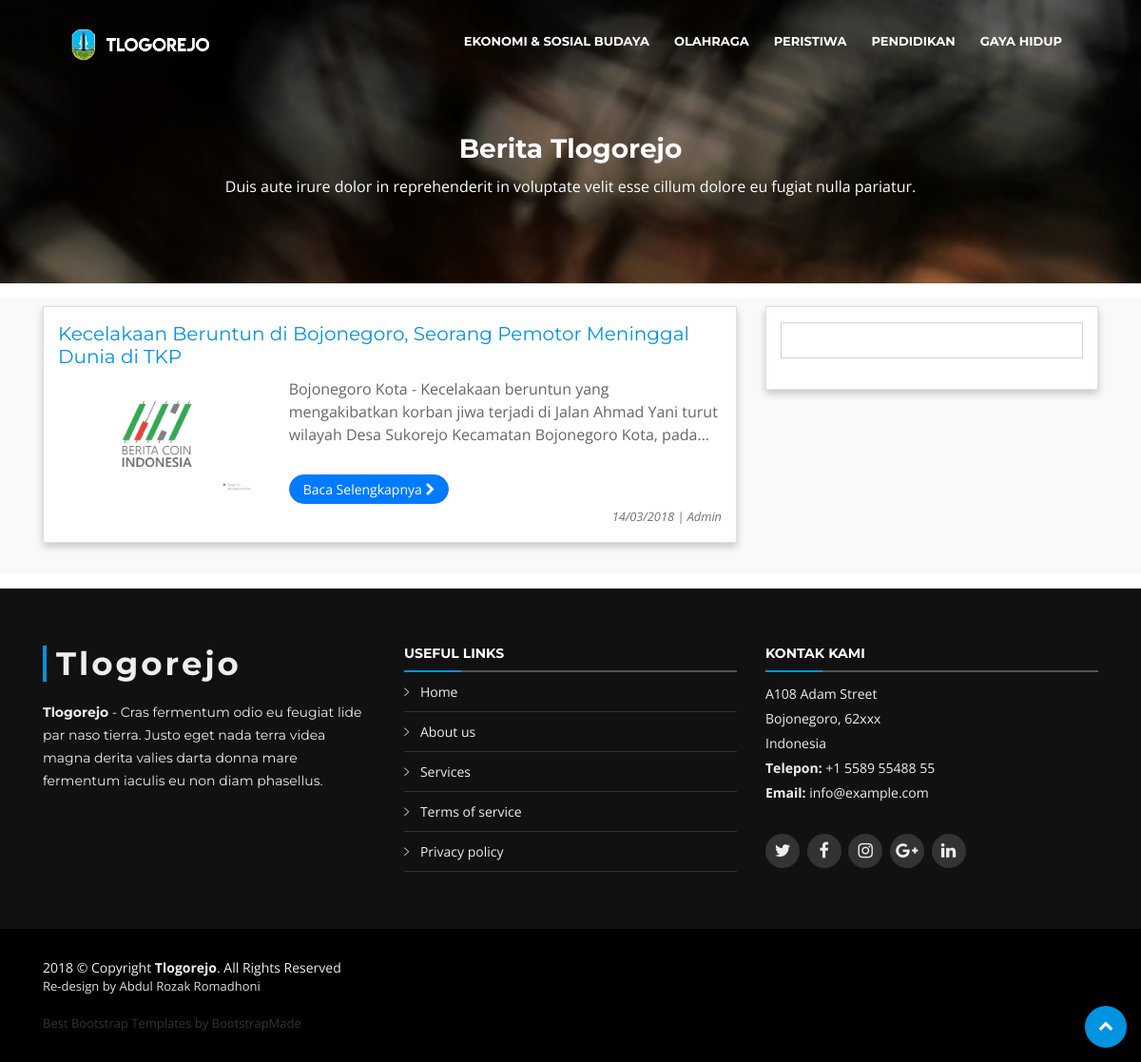
The app's page /berita/category/peristiwa with its own data.
### tables this page shows
CREATE TABLE `artikel_kategori` (
  `kategori_id` int(11) NOT NULL,
  `kategori_nama` varchar(200) DEFAULT NULL,
  `kategori_slug` varchar(200) NOT NULL,
  `kategori_status` varchar(200) DEFAULT NULL,
  `kategori_log_time` datetime DEFAULT NULL
);

CREATE TABLE `artikel_post` (
  `artikel_id` int(11) NOT NULL,
  `artikel_judul` varchar(200) DEFAULT NULL,
  `artikel_slug` varchar(200) NOT NULL,
  `artikel_isi` text,
  `artikel_tanggal` varchar(200) DEFAULT NULL,
  `artikel_image` varchar(200) DEFAULT NULL,
  `artikel_author` varchar(200) DEFAULT NULL,
  `artikel_kategori` varchar(200) DEFAULT NULL,
  `artikel_status` int(11) DEFAULT NULL,
  `artikel_komentar` int(11) DEFAULT NULL,
  `artikel_soft_delete` int(11) NOT NULL,
  `artikel_log_time` datetime DEFAULT NULL
);

### application/libraries/Template.php (called while the page is built)
<?php if ( ! defined('BASEPATH')) exit('No direct script access allowed');
class Template {
		var $template_data = array();
		function set($name, $value)
		{
			$this->template_data[$name] = $value;
		}
		function load($template = '', $view = '' , $view_data = array(), $return = FALSE)
		{
			$this->CI =& get_instance();
			$this->set('contents', $this->CI->load->view($view, $view_data, TRUE));
			return $this->CI->load->view($template, $this->template_data, $return);
		}
}

### application/modules/berita/controllers/Berita.php (called while the page is built, shortened)
<?php if ( ! defined('BASEPATH')) exit('No direct script access allowed');
class Berita extends MY_Controller {
	public function category($slug = NULL) {
		$data['kategori'] = $this->M_kategori->get_kategori();
		$data['berita_kategori'] = $this->M_berita->get_artikel_by_kategori($slug);
		$this->template->load('homepage_template', 'berita_kategori_view', $data);
	}
}

### index.php (called while the page is built, shortened)
<?php
require_once BASEPATH.'core/CodeIgniter.php';

### application/modules/berita/models/M_berita.php (called while the page is built, shortened)
<?php
class M_berita extends CI_Model
{
	function get_artikel_by_kategori($slug = FALSE) {
		$query = $this->db->query("
			SELECT * FROM artikel_post JOIN artikel_kategori
			ON artikel_kategori.kategori_id = artikel_post.artikel_kategori
			WHERE artikel_kategori.kategori_slug = '$slug'
			");
		return $query->result();
	}
}

### application/modules/admin/models/M_kategori.php (called while the page is built, shortened)
<?php
class M_kategori extends CI_Model {
	var $table = 'artikel_kategori';
	function get_kategori($slug = FALSE) {
		if($slug === FALSE) {
			$query = $this->db->get($this->table);
			return $query->result();
		}
		$query = $this->db->get_where($this->table, array('kategori_slug' => $slug));
		return $query->result();
	}
}

### application/views/homepage_template.php (the view, shortened to what this page needs)
<!DOCTYPE html>
<html lang="en">
<head>
  <link href="<?php echo base_url('assets')?>/lib/bootstrap/css/bootstrap.min.css" rel="stylesheet">
  <link href="<?php echo base_url('assets')?>/lib/font-awesome/css/font-awesome.min.css" rel="stylesheet">
  <link href="<?php echo base_url('assets')?>/lib/animate/animate.min.css" rel="stylesheet">
  <link href="<?php echo base_url('assets')?>/lib/ionicons/css/ionicons.min.css" rel="stylesheet">
  <link href="<?php echo base_url('assets')?>/lib/owlcarousel/assets/owl.carousel.min.css" rel="stylesheet">
  <link href="<?php echo base_url('assets')?>/lib/lightbox/css/lightbox.min.css" rel="stylesheet">
  <link href="<?php echo base_url('assets')?>/custom/homepage-style.css" rel="stylesheet">
  <link href="<?php echo base_url('assets')?>/custom/homepage-custom-style.css" rel="stylesheet">
</head>
<body>
  <header id="header">
    <div class="container-fluid">
      <div id="logo" class="pull-left">
        <a href="<?php echo site_url('homepage') ?>"><img src="<?php echo base_url('assets')?>/img/tlogorejo-dua.png" alt="" title="" />
        </a>
      </div>
      <nav id="nav-menu-container">
        <ul class="nav-menu">
        <?php $url = $this->uri->uri_string(); if(($url == 'homepage') || ($url == '')){ ?>
          <li><a href="#intro">Beranda</a></li>
          <li><a href="#featured-berita">Berita</a></li>
          <li><a href="#clients">Lembaga</a></li>
          <li><a href="#services">Layanan</a></li>
          <li><a href="#portfolio">Monografi</a></li>
          <li><a href="#team">Struktur</a></li>
          <li><a href="#dana">Transparasi Dana</a></li>
          <li><a href="#hukum">Dasa Hukum</a></li>
        <?php } else { ?>
          <?php if(!empty($kategori)){ ?>
            <?php foreach($kategori as $row){ ?>
            <li><a href="<?php echo site_url('berita/category/'.$row->kategori_slug) ?>"><?php echo $row->kategori_nama ?></a></li>
            <?php } ?>
          <?php } else { ?>
            <li><a href="#">Tidak Ada Menu</a></li>
          <?php } ?>
        <?php } ?>
        </ul>
      </nav>
    </div>
  </header>
  <?= $contents ?>
  <footer id="footer">
    <div class="footer-top">
      <div class="container">
        <div class="row">
          <div class="col-lg-4 col-md-6 footer-info">
            <h3>Tlogorejo</h3>
             <p><strong>Tlogorejo</strong> - Cras fermentum odio eu feugiat lide par naso tierra. Justo eget nada terra videa magna derita valies darta donna mare fermentum iaculis eu non diam phasellus.</p>
          </div>
          <div class="col-lg-4 col-md-6 footer-links">
            <h4>Useful Links</h4>
            <ul>
              <li><i class="ion-ios-arrow-right"></i> <a href="#">Home</a></li>
              <li><i class="ion-ios-arrow-right"></i> <a href="#">About us</a></li>
              <li><i class="ion-ios-arrow-right"></i> <a href="#">Services</a></li>
              <li><i class="ion-ios-arrow-right"></i> <a href="#">Terms of service</a></li>
              <li><i class="ion-ios-arrow-right"></i> <a href="#">Privacy policy</a></li>
            </ul>
          </div>
          <div class="col-lg-4 col-md-6 footer-contact">
            <h4>Kontak Kami</h4>
            <p>
              A108 Adam Street <br>
              Bojonegoro, 62xxx<br>
              Indonesia <br>
              <strong>Telepon:</strong> +1 5589 55488 55<br>
              <strong>Email:</strong> info@example.com<br>
            </p>
            <div class="social-links">
              <a href="#" class="twitter"><i class="fa fa-twitter"></i></a>
              <a href="#" class="facebook"><i class="fa fa-facebook"></i></a>
              <a href="#" class="instagram"><i class="fa fa-instagram"></i></a>
              <a href="#" class="google-plus"><i class="fa fa-google-plus"></i></a>
              <a href="#" class="linkedin"><i class="fa fa-linkedin"></i></a>
            </div>
          </div>
        </div>
      </div>
    </div>
    <div class="container">
      <div class="row">
        <div class="col-md-6">
            <div class="copyright">
              2018 &copy; Copyright <strong>Tlogorejo</strong>. All Rights Reserved
            </div>
            <div class="credits">
              Re-design by Abdul Rozak Romadhoni<br><br>
              <div style="color: #333333;">
                Best <a href="https://bootstrapmade.com/" style="color: #333333">Bootstrap Templates</a> by BootstrapMade
              </div>
            </div>
          </div>
        </div>
      </div>
  </footer>
  <a href="#" class="back-to-top"><i class="fa fa-chevron-up"></i></a>
</body>
</html>

### application/modules/berita/views/berita_kategori_view.php
<main id="main">
  <section id="call-to-action" class="wow fadeIn" style="background: url('<?php echo base_url('assets') ?>/img/bg2.jpg') fixed center center; background-size: cover;">
    <div class="container text-center" style="margin-top: 10vh;">
      <h3>Berita Tlogorejo</h3>
      <p> Duis aute irure dolor in reprehenderit in voluptate velit esse cillum dolore eu fugiat nulla pariatur.</p>
    </div>
  </section>
  <section id="wrapper-content" class="bg-light">
    <div class="container">
      <div class="row">
        <div class="col-md-8" style="margin: 1vh 0 1vh 0;">
        <?php if(!empty($berita_kategori)){ ?>
          <?php
          function limit_words($string, $word_limit){
            $words = explode(" ", $string);
            return implode(" ", array_splice($words, 0, $word_limit));
          }
          foreach($berita_kategori as $row) { ?>
          <div class="list-berita" style="margin: 0 0 3vh 0;">
            <div class="row">
              <div class="col-md-12">
                <div class="card">
                  <div class="container">
                    <h5>
                      <a href="<?php echo site_url('berita/read/'.$row->artikel_slug) ?>">
                        <?php echo $row->artikel_judul ?>
                      </a>
                    </h5>
                    <div class="row">
                      <div class="col-md-4">
                        <img src="<?php echo base_url('assets/img/berita/'.$row->artikel_image) ?>" class="thumbnail" alt="..." style="width: 100%; margin-bottom: 1vh;">
                      </div>
                      <div class="col-md-8">
                        <div class="artikel-isi">
                          <?php echo limit_words($row->artikel_isi, 22); echo "..."; ?>
                        </div>
                        <a href="<?php echo site_url('berita/read/'.$row->artikel_slug) ?>" class="btn btn-sm btn-primary btn-rounded">Baca Selengkapnya <i class="fa fa-chevron-right"></i></a>
                      </div>
                    </div>
                    <div class="row">
                      <div class="col-md-12">
                        <div class="pull-right">
                          <small class="text-muted font-italic"><?php echo $row->artikel_tanggal ?> | <?php echo $row->artikel_author ?></small>
                        </div>
                      </div>
                    </div>
                  </div>
                </div>
              </div>
            </div>
          </div>
          <?php } ?>
        <?php } else { ?>
        <p>Artikel Kosong</p>
        <?php } ?>
        </div>
        <div class="col-md-4" style="margin: 1vh 0 1vh 0;">
          <div class="list-sidebar">
            <div class="row">
              <div class="col-md-12">
                <div class="card">
                  <div class="container">
                    <form>
                      <div class="form-group">
                        <input type="" name="" class="form-control" style="border-radius: 0;">
                      </div>
                    </form>
                  </div>
                </div>
              </div>
            </div>
          </div>
        </div>
      </div>
    </div>
  </section>
</main>

### records on screen
artikel_kategori: kategori_nama "EKONOMI & SOSIAL BUDAYA"
artikel_kategori: kategori_nama "OLAHRAGA"
artikel_kategori: kategori_nama "PERISTIWA"
artikel_kategori: kategori_nama "PENDIDIKAN"
artikel_kategori: kategori_nama "GAYA HIDUP"
artikel_post: artikel_judul "Kecelakaan Beruntun di Bojonegoro, Seorang Pemotor Meninggal Dunia di TKP", artikel_image (picture), artikel_isi "Bojonegoro Kota - Kecelakaan beruntun yang mengakibatkan korban jiwa terjadi di Jalan Ahmad Yani turut wilayah Desa Sukorejo Kecamatan Bojonegoro Kota, pada", artikel_tanggal "14/03/2018", artikel_author "Admin"
